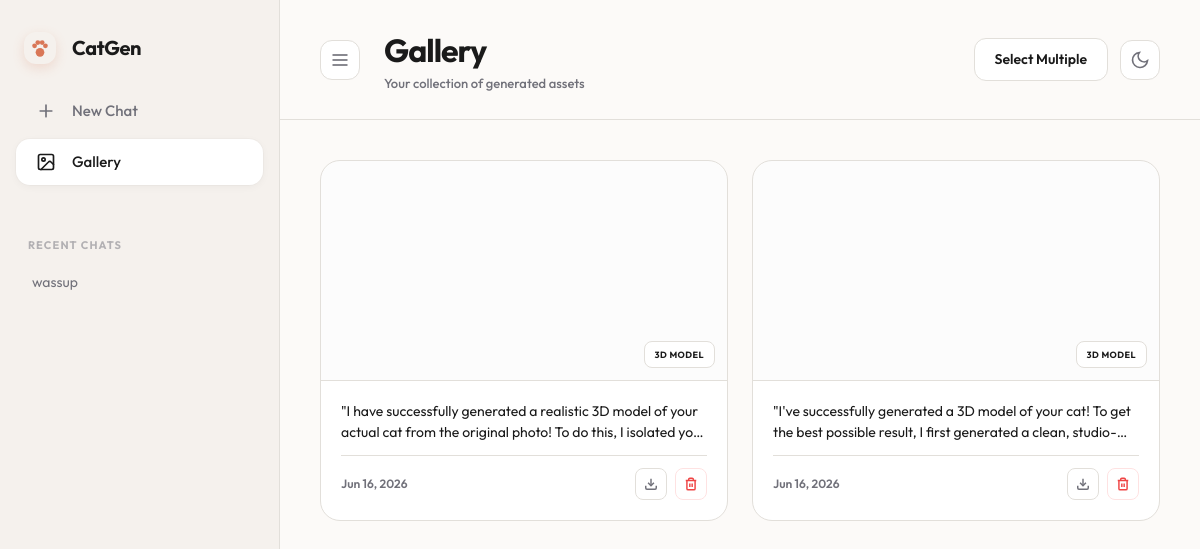
The app's page /gallery/, older data.
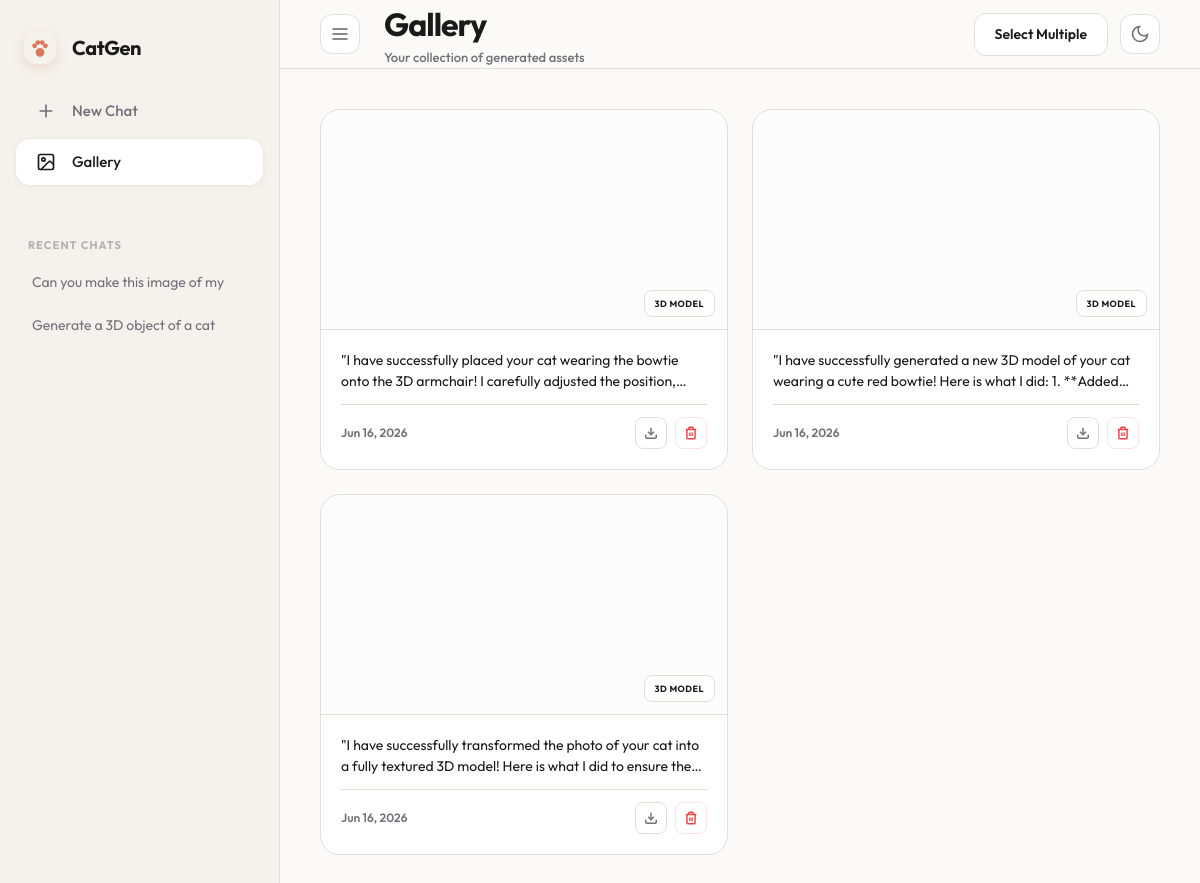
The same page, newer data.
### chat_interface/models.py (models this page shows, shortened)
class ChatSession(models.Model):
    title = models.CharField(max_length=100, default="New Chat")
    created_at = models.DateTimeField(default=now)
    class Meta:
        ordering = ['-created_at'] # Newest chats at the top

class ChatMessage(models.Model):
    session = models.ForeignKey(ChatSession, on_delete=models.SET_NULL, null=True, related_name="messages")
    sender = models.CharField(max_length=50) # 'user' or 'assistant'
    text = models.TextField()
    object_path = models.URLField(blank=True, null=True) # For the 3D GLB file
    modal_call_id = models.CharField(max_length=255, blank=True, null=True)
    attachment = models.ImageField(upload_to='chat_attachments/', blank=True, null=True)
    mesh_upload = models.FileField(upload_to='chat_meshes/', blank=True, null=True)
    created_at = models.DateTimeField(default=now)
    class Meta:
        ordering = ['created_at'] # Oldest to newest for chat history

### chat_interface/views.py (the view)
# urls.py: path('gallery/', views.gallery, name='gallery'),
def gallery(request):
    all_sessions = ChatSession.objects.all()
    generated_assets = ChatMessage.objects.exclude(object_path__isnull=True).exclude(object_path__exact='').order_by('-created_at')
    return render(request, 'chat_interface/gallery.html', {
        'all_sessions': all_sessions,
        'assets': generated_assets
    })

### chat_interface/templates/chat_interface/gallery.html (shortened to what this page needs)
<!DOCTYPE html>
<html lang="en">
<head>
    <script src="https://cdn.tailwindcss.com"></script>
</head>
<body>
    <aside id="sidebar">
        <div class="sidebar-header">
            <a href="{% url 'index' %}" class="logo-group" style="text-decoration: none; cursor: pointer;">
                <div class="logo-icon" style="background: transparent; color: var(--accent); display: flex; align-items: center; justify-content: center; width: 32px; height: 32px;">
                    <svg width="26" height="26" viewBox="0 0 24 24" fill="currentColor"><circle cx="12" cy="16" r="4"/><circle cx="7" cy="10" r="2.2"/><circle cx="10" cy="7" r="2.2"/><circle cx="14" cy="7" r="2.2"/><circle cx="17" cy="10" r="2.2"/></svg>
                </div>
                <span class="logo-text">CatGen</span>
            </a>
        </div>
        <nav class="sidebar-nav">
            <a href="{% url 'new_chat' %}" class="nav-item">
                <svg width="20" height="20" viewBox="0 0 24 24" fill="none" stroke="currentColor" stroke-width="2" stroke-linecap="round" stroke-linejoin="round"><path d="M12 5v14M5 12h14"/></svg>
                <span>New Chat</span>
            </a>
            <a href="{% url 'gallery' %}" class="nav-item active">
                <svg width="20" height="20" viewBox="0 0 24 24" fill="none" stroke="currentColor" stroke-width="2" stroke-linecap="round" stroke-linejoin="round"><rect x="3" y="3" width="18" height="18" rx="2"/><circle cx="9" cy="9" r="2"/><path d="m21 15-3-3a2 2 0 0 0-3 0L6 21"/></svg>
                <span>Gallery</span>
            </a>
        </nav>
        <div class="chat-history">
            <div class="history-label">Recent Chats</div>
            {% for session in all_sessions %}
                <div class="history-item-wrapper" id="session-{{ session.id }}">
                    <a href="{% url 'chat_detail' session.id %}" class="history-link">
                        {{ session.title }}
                    </a>
                </div>
            {% endfor %}
        </div>
    </aside>
    <main id="main-content">
        <header class="header-bar">
            <div class="header-left">
                <button id="toggle-sidebar" class="toggle-btn">
                    <svg width="20" height="20" viewBox="0 0 24 24" fill="none" stroke="currentColor" stroke-width="2"><line x1="3" y1="12" x2="21" y2="12"/><line x1="3" y1="6" x2="21" y2="6"/><line x1="3" y1="18" x2="21" y2="18"/></svg>
                </button>
                <div>
                    <h1 style="font-size: 32px; font-weight: 700; letter-spacing: -0.03em;">Gallery</h1>
                    <p style="font-size: 13px; color: var(--text-muted); font-weight: 500;">Your collection of generated assets</p>
                </div>
            </div>
            <div class="header-right">
                <button id="select-mode-btn" class="btn-premium">
                    Select Multiple
                </button>
                <button id="theme-toggle" class="toggle-btn">
                    <svg id="moon-icon" width="20" height="20" viewBox="0 0 24 24" fill="none" stroke="currentColor" stroke-width="2"><path d="M21 12.79A9 9 0 1 1 11.21 3 7 7 0 0 0 21 12.79z"/></svg>
                </button>
            </div>
        </header>
        <div class="asset-grid">
            {% if assets %}
                {% for asset in assets %}
                    <div class="asset-card fade-in" data-id="{{ asset.id }}">
                        <div class="asset-preview">
                            <div class="asset-badge">
                                {% if ".glb" in asset.object_path %}3D Model{% else %}Image{% endif %}
                            </div>
                        </div>
                        <div class="asset-info">
                            <p class="asset-text">"{{ asset.text }}"</p>
                            <div class="asset-meta">
                                <span style="font-size: 12px; font-weight: 600; color: var(--text-muted);">{{ asset.created_at|date:"M d, Y" }}</span>
                                <div style="display: flex; gap: 8px;">
                                    <a href="{{ asset.object_path }}" download class="toggle-btn" style="width: 32px; height: 32px; border-radius: 8px;">
                                        <svg width="14" height="14" viewBox="0 0 24 24" fill="none" stroke="currentColor" stroke-width="2.5"><path d="M21 15v4a2 2 0 0 1-2 2H5a2 2 0 0 1-2-2v-4"/><polyline points="7 10 12 15 17 10"/><line x1="12" x2="12" y1="15" y2="3"/></svg>
                                    </a>
                                    <button onclick="deleteSingle('{{ asset.id }}')" class="toggle-btn" style="width: 32px; height: 32px; border-radius: 8px; border-color: #fee2e2; color: #ef4444;">
                                        <svg width="14" height="14" viewBox="0 0 24 24" fill="none" stroke="currentColor" stroke-width="2.5"><path d="M3 6h18M19 6v14c0 1-1 2-2 2H7c-1 0-2-1-2-2V6M8 6V4c0-1 1-2 2-2h4c1 0 2 1 2 2v2M10 11v6M14 11v6"/></svg>
                                    </button>
                                </div>
                            </div>
                        </div>
                    </div>
                {% endfor %}
            {% endif %}
        </div>
    </main>
</body>
</html>

Row changes from the older to the newer data that the page shows:
removed ChatSession: title "wassup"
removed ChatMessage: shows "3D MODEL", text "I have successfully generated a realistic 3D model of your actual cat from the original photo! To do this, I isolated…", created_at "Jun 16, 2026"
removed ChatMessage: shows "3D MODEL", text "I've successfully generated a 3D model of your cat! To get the best possible result, I first generated a…", created_at "Jun 16, 2026"
added ChatSession: title "Can you make this image of my"
added ChatSession: title "Generate a 3D object of a cat"
added ChatMessage: shows "3D MODEL", text "I have successfully placed your cat wearing the bowtie onto the 3D armchair! I carefully adjusted the…", created_at "Jun 16, 2026"
added ChatMessage: shows "3D MODEL", text "I have successfully generated a new 3D model of your cat wearing a cute red bowtie! Here is what I did: 1.…", created_at "Jun 16, 2026"
added ChatMessage: shows "3D MODEL", text "I have successfully transformed the photo of your cat into a fully textured 3D model! Here is what I did to ensure…", created_at "Jun 16, 2026"
